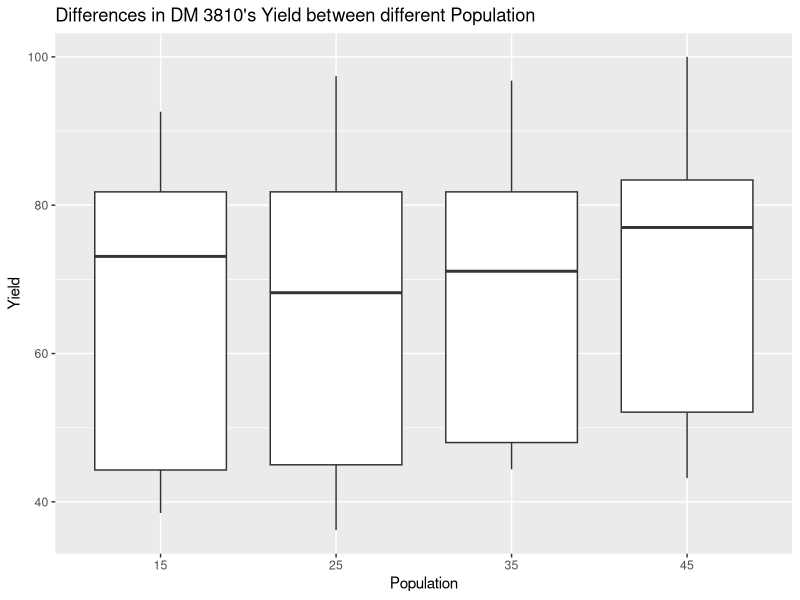
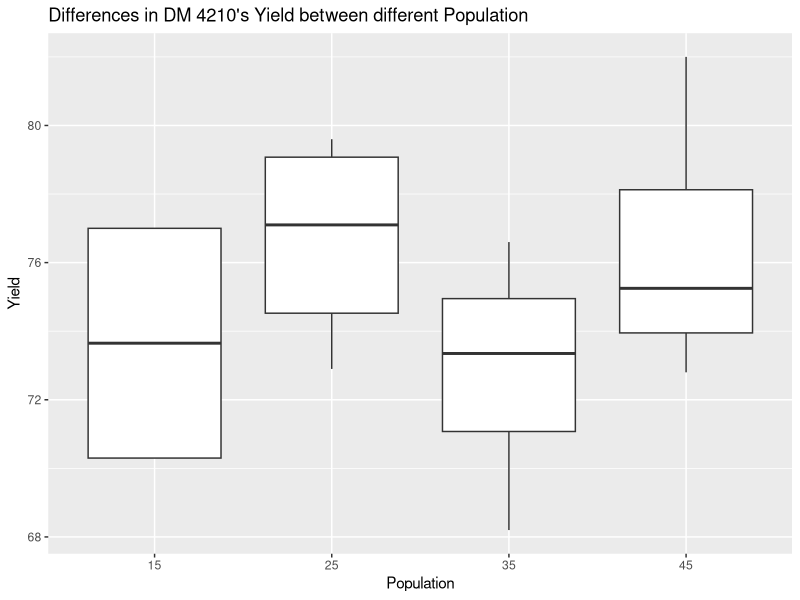
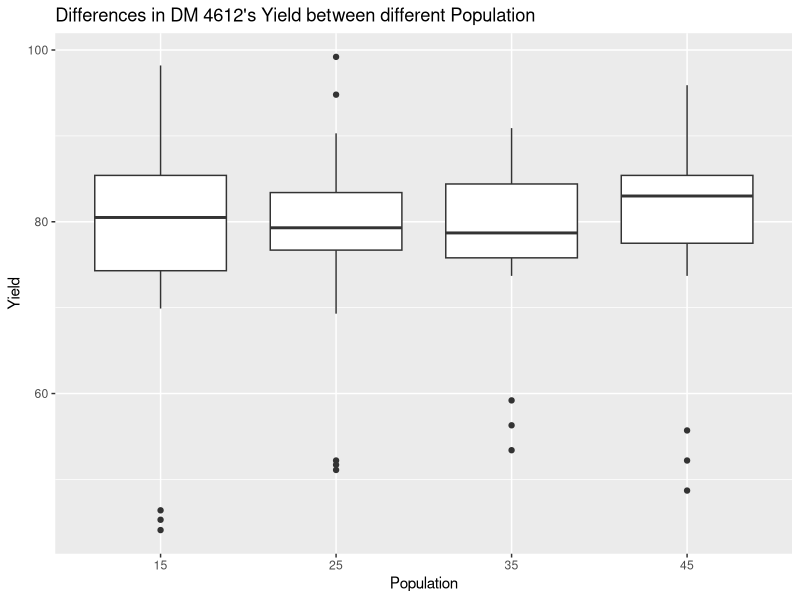
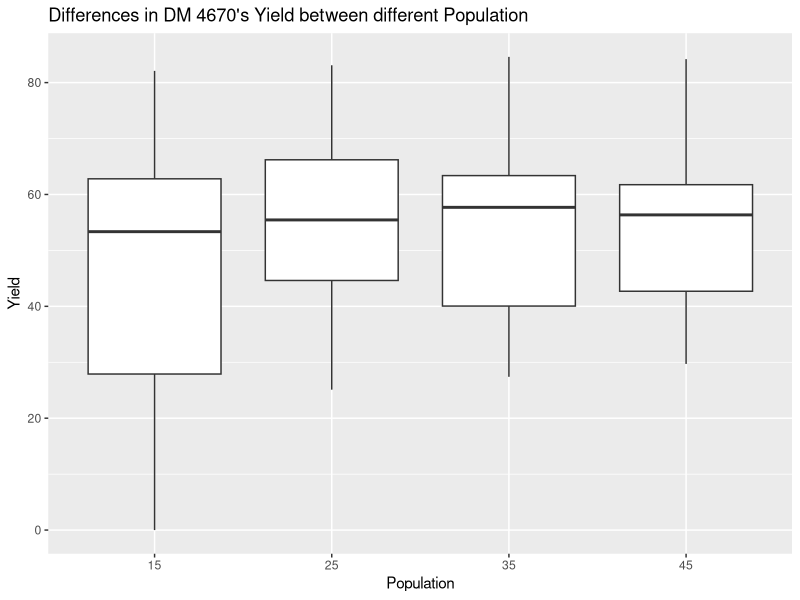
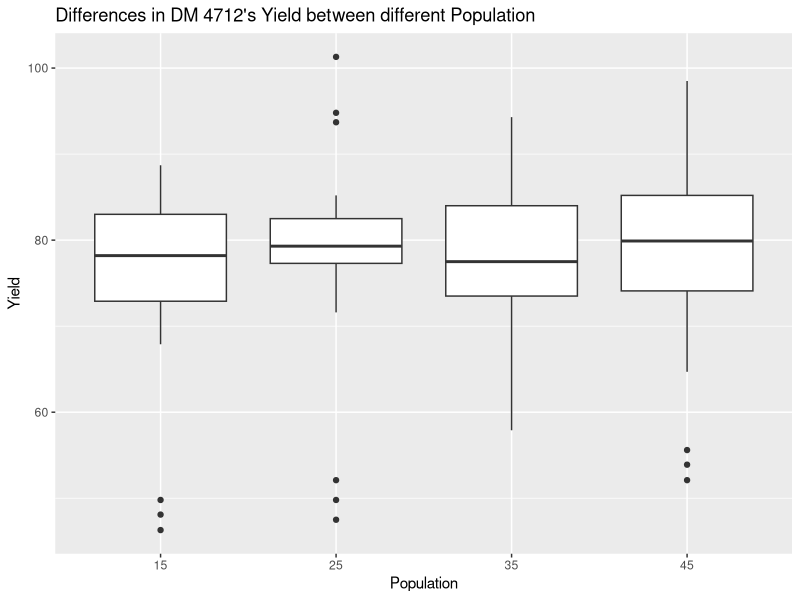
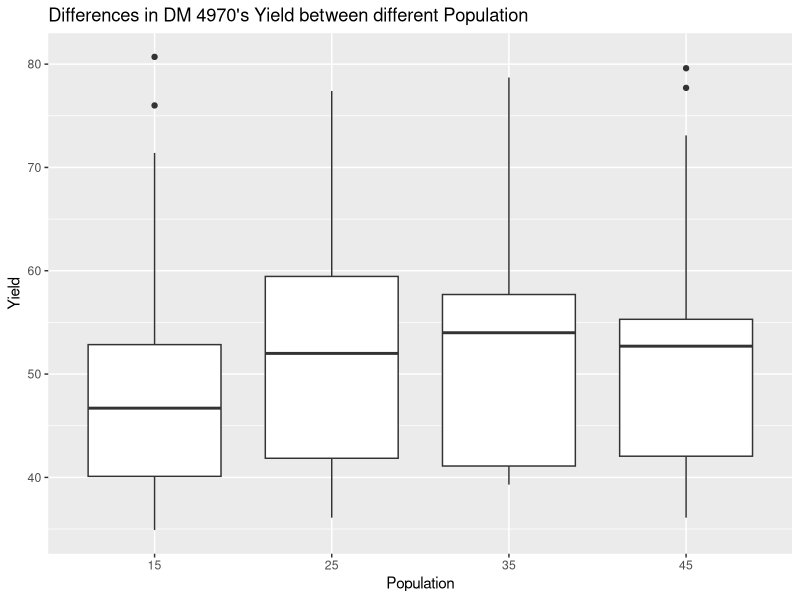
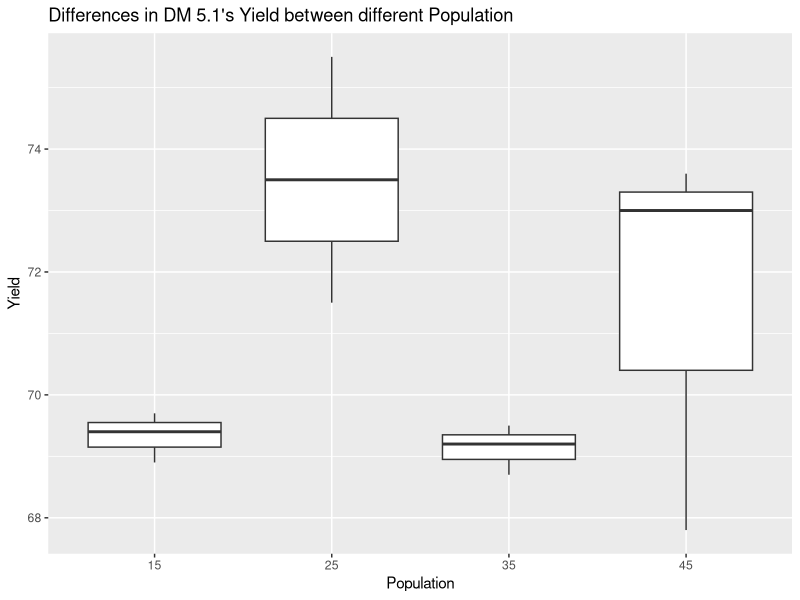
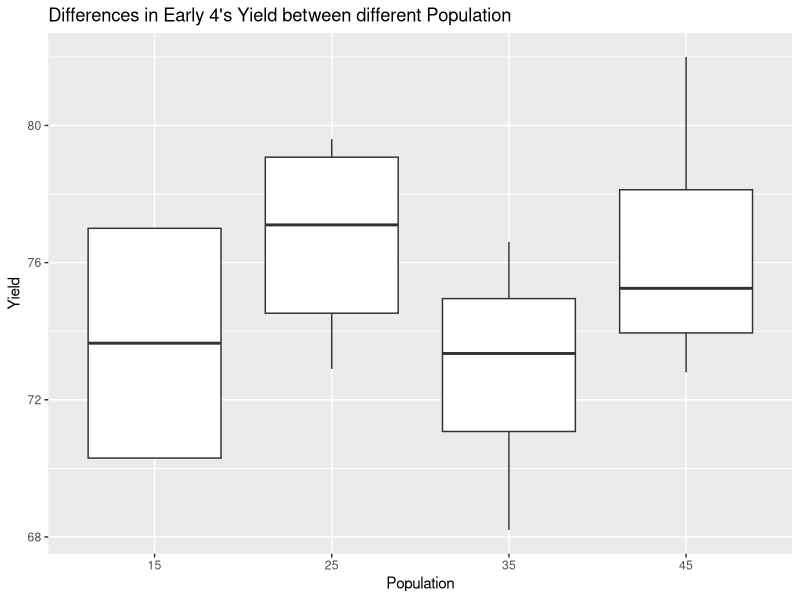

R code for these plots, in order:
## ---- chunk 1
knitr::opts_chunk$set(echo = TRUE)
library(knitr)
hook_output <- knit_hooks$get("output")
knit_hooks$set(output = function(x, options) {
  lines <- options$output.lines
  if (is.null(lines)) {
    return(hook_output(x, options))  # pass to default hook
  }
  x <- unlist(strsplit(x, "\n"))
  more <- "..."
  if (length(lines)==1) {        # first n lines
    if (length(x) > lines) {
      # truncate the output, but add ....
      x <- c(head(x, lines), more)
    }
  } else {
    x <- c(more, x[lines], more)
  }
  # paste these lines together
  x <- paste(c(x, ""), collapse = "\n")
  hook_output(x, options)
})
## ---- chunk 2
# load necessary packages
library(ggplot2)
library(tidyr)
library(reshape2)
library(ggpubr)
library(dplyr)
library(tidyverse)
library(tidyr)
## ---- chunk 3
# read in files
pop <- read.csv('Population.csv')
pop <- pop[1:9]
pop$Population <- as.factor(pop$Population)
head(pop)
## ---- chunk 4
# anova population*variety
var_pop <- aov(Yield ~ Population*Variety, data = pop)
summary(var_pop)
## ---- chunk 5
# ANOVA for population within DM 4210
dm_3810 <- pop[pop[,'Variety']=='DM 3810', ]

aov.pop_dm3810 <- aov(Yield ~ Population, data = dm_3810)
summary(aov.pop_dm3810)
TukeyHSD(aov.pop_dm3810)

ggplot(data = dm_3810, aes(x=Population, y=Yield))+
  geom_boxplot()+
  labs(title = "Differences in DM 3810's Yield between different Population")
## ---- chunk 6
# ANOVA for population within DM 4210
dm_4210 <- pop[pop[,'Variety']=='DM 4210', ]

aov.pop_dm4210 <- aov(Yield ~ Population, data = dm_4210)
summary(aov.pop_dm4210)
TukeyHSD(aov.pop_dm4210)

ggplot(data = dm_4210, aes(x=Population, y=Yield))+
  geom_boxplot()+
  labs(title = "Differences in DM 4210's Yield between different Population")
## ---- chunk 7
# ANOVA for population within DM 4612
dm_4612 <- pop[pop[,'Variety']=='DM 4612', ]

aov.pop_dm4612 <- aov(Yield ~ Population, data = dm_4612)
summary(aov.pop_dm4612)
TukeyHSD(aov.pop_dm4612)

ggplot(data = dm_4612, aes(x=Population, y=Yield))+
  geom_boxplot()+
  labs(title = "Differences in DM 4612's Yield between different Population")
## ---- chunk 8
# ANOVA for population within DM 4670
dm_4670 <- pop[pop[,'Variety']=='DM 4670', ]

aov.pop_dm4670 <- aov(Yield ~ Population, data = dm_4670)
summary(aov.pop_dm4670)
TukeyHSD(aov.pop_dm4670)

ggplot(data = dm_4670, aes(x=Population, y=Yield))+
  geom_boxplot()+
  labs(title = "Differences in DM 4670's Yield between different Population")
## ---- chunk 9
# ANOVA for population within DM 4712
dm_4712 <- pop[pop[,'Variety']=='DM 4712', ]

aov.pop_dm4712 <- aov(Yield ~ Population, data = dm_4712)
summary(aov.pop_dm4712)
TukeyHSD(aov.pop_dm4712)

ggplot(data = dm_4712, aes(x=Population, y=Yield))+
  geom_boxplot()+
  labs(title = "Differences in DM 4712's Yield between different Population")
## ---- chunk 10
# ANOVA for population within DM 4970
dm_4970 <- pop[pop[,'Variety']=='DM 4970', ]

aov.pop_dm4970 <- aov(Yield ~ Population, data = dm_4970)
summary(aov.pop_dm4970)
TukeyHSD(aov.pop_dm4970)

ggplot(data = dm_4970, aes(x=Population, y=Yield))+
  geom_boxplot()+
  labs(title = "Differences in DM 4970's Yield between different Population")
## ---- chunk 11
# ANOVA for population within DM 5.1
dm_5.1 <- pop[pop[,'Variety']=='DM 5.1', ]

aov.pop_dm5.1 <- aov(Yield ~ Population, data = dm_5.1)
summary(aov.pop_dm5.1)
TukeyHSD(aov.pop_dm5.1)

ggplot(data = dm_5.1, aes(x=Population, y=Yield))+
  geom_boxplot()+
  labs(title = "Differences in DM 5.1's Yield between different Population")
## ---- chunk 12
rm_pop <- aov(Yield ~ RM * Population, data = pop)
summary(rm_pop)
## ---- chunk 13
e4 <- pop[pop[,'RM']=='Early 4', ]

aov.pop_e4 <- aov(Yield ~ Population, data = e4)
summary(aov.pop_e4)
TukeyHSD(aov.pop_e4)

ggplot(data = e4, aes(x=Population, y=Yield))+
  geom_boxplot()+
  labs(title = "Differences in Early 4's Yield between different Population")
## ---- chunk 14
e5 <- pop[pop[,'RM']=='Early 5', ]

aov.pop_e5 <- aov(Yield ~ Population, data = e5)
summary(aov.pop_e5)
TukeyHSD(aov.pop_e5)

ggplot(data = e5, aes(x=Population, y=Yield))+
  geom_boxplot()+
  labs(title = "Differences in Early 5's Yield between different Population")
## ---- chunk 15
l3 <- pop[pop[,'RM']=='Late 3', ]

aov.pop_l3 <- aov(Yield ~ Population, data = l3)
summary(aov.pop_l3)
TukeyHSD(aov.pop_l3)

ggplot(data = l3, aes(x=Population, y=Yield))+
  geom_boxplot()+
  labs(title = "Differences in Late 3's Yield between different Population")

## ---- chunk 16
l4 <- pop[pop[,'RM']=='Late 4', ]

aov.pop_l4 <- aov(Yield ~ Population, data = l4)
summary(aov.pop_l4)
TukeyHSD(aov.pop_l4)

ggplot(data = l4, aes(x=Population, y=Yield))+
  geom_boxplot()+
  labs(title = "Differences in Late 4's Yield between different Population")
## ---- chunk 17
m4 <- pop[pop[,'RM']=='Medium 4', ]

aov.pop_m4 <- aov(Yield ~ Population, data = m4)
summary(aov.pop_m4)
TukeyHSD(aov.pop_m4)

ggplot(data = m4, aes(x=Population, y=Yield))+
  geom_boxplot()+
  labs(title = "Differences in Medium 4's Yield between different Population")
## ---- chunk 18
# create environment
pop <- pop %>%
  mutate(environment = case_when(Yield > 75 ~ 'high',
                                 (Yield <= 75 & Yield >= 60) ~'medium',
                                 Yield < 60 ~ 'low'))
## ---- chunk 19
env_rm_pop <- aov(Yield ~ environment*RM*Population, data = pop)
summary(env_rm_pop)
## ---- chunk 20
high <- pop[pop[,'environment']=='high', ]
aov.high_pop_rm <- aov(Yield ~ Population * RM, data = high)
summary(aov.high_pop_rm)
## ---- chunk 21
TukeyHSD(aov.high_pop_rm)
## ---- chunk 22
# Boxplot for Yields betwen Population for each RM
ggplot(data = high, aes(x=RM, y=Yield, color=Population))+
  geom_boxplot()+
  labs(title = 'Yields betwen Population for each RM in High environment')
## ---- chunk 23
med <- pop[pop[,'environment']=='medium', ]
aov.med_pop_rm <- aov(Yield ~ Population * RM, data = med)
summary(aov.med_pop_rm)
## ---- chunk 24
TukeyHSD(aov.med_pop_rm)
## ---- chunk 25
# Boxplot for Yields betwen Population for each RM
ggplot(data = med, aes(x=RM, y=Yield, color=Population))+
  geom_boxplot()+
  labs(title = 'Yields betwen Population for each RM in Medium environment')
## ---- chunk 26
low <- pop[pop[,'environment']=='low', ]
aov.low_pop_rm <- aov(Yield ~ Population * RM, data = low)
summary(aov.low_pop_rm)
## ---- chunk 27
TukeyHSD(aov.low_pop_rm)
## ---- chunk 28
# Boxplot for Yields betwen Population for each RM
ggplot(data = low, aes(x=RM, y=Yield, color=Population))+
  geom_boxplot()+
  labs(title = 'Yields betwen Population for each RM in Low environment')
